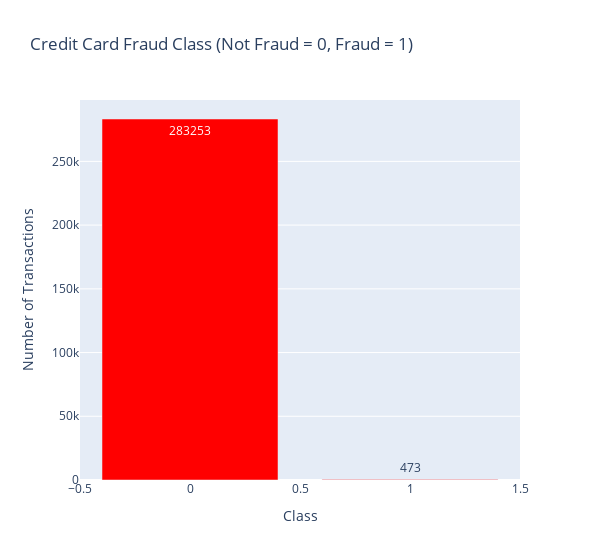

The notebook cell this image was saved under:
### Code cell
trace = go.Bar(
    x = df['Class'],y = df['values'],
    name="Credit Card Fraud Class - data unbalance (Not Fraud = 0, Fraud = 1)",
    marker=dict(color="Red"),
    text=df['values']
)
data = [trace]
layout = dict(title = 'Credit Card Fraud Class (Not Fraud = 0, Fraud = 1)',
            xaxis = dict(title = 'Class', showticklabels=True),
            yaxis = dict(title = 'Number of Transactions'),
            hovermode = 'closest',width=600
                )
fig = dict(data=data, layout=layout)
iplot(fig, filename='class')

### Figure 1 — Plotly figure (JSON) as saved in the notebook; plotly's stock layout.template omitted (floating-point values rounded to 4 significant figures)
{"data": [{"marker": {"color": "Red"}, "name": "Credit Card Fraud Class - data unbalance (Not Fraud = 0, Fraud = 1)", "text": [283253, 473], "type": "bar", "x": [0, 1], "y": [283253, 473]}], "layout": {"hovermode": "closest", "title": {"text": "Credit Card Fraud Class (Not Fraud = 0, Fraud = 1)"}, "width": 600, "xaxis": {"showticklabels": true, "title": {"text": "Class"}}, "yaxis": {"title": {"text": "Number of Transactions"}}}}
